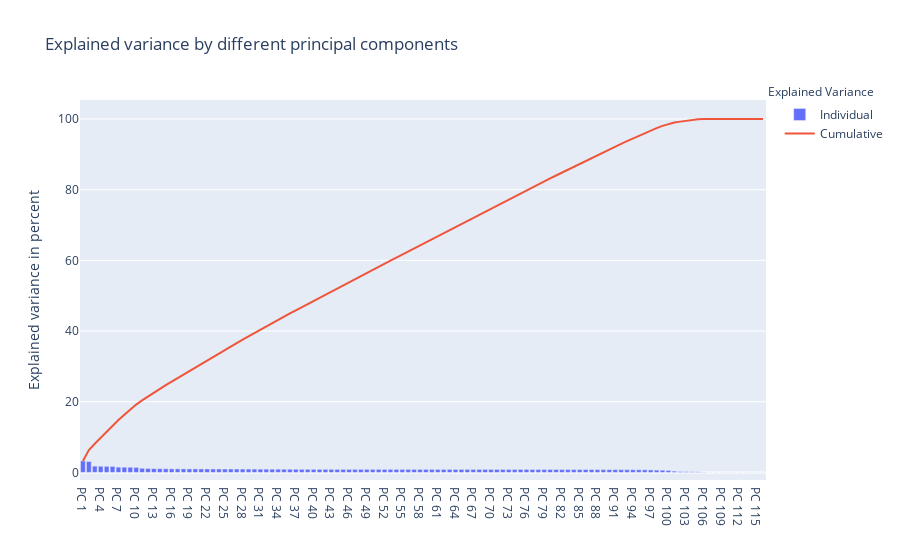

Source (notebook cell):
### Code cell
tot = sum(pca.explained_variance_ratio_)
var_exp = [(i / tot)*100 for i in sorted(pca.explained_variance_ratio_, reverse=True)]
cum_var_exp = np.cumsum(var_exp)

trace1 = dict(
    type='bar',
    x=['PC %s' %i for i in range(1,len(pca.explained_variance_ratio_)+1)],
    y=var_exp,
    name='Individual'
)

trace2 = dict(
    type='scatter',
    x=['PC %s' %i for i in range(1,len(pca.explained_variance_ratio_)+1)], 
    y=cum_var_exp,
    name='Cumulative'
)

data = [trace1, trace2]

layout=dict(
    title='Explained variance by different principal components',
    yaxis=dict(
        title='Explained variance in percent'
    ),
    annotations=list([
        dict(
            x=1.16,
            y=1.05,
            xref='paper',
            yref='paper',
            text='Explained Variance',
            showarrow=False,
        )
    ])
)

fig = dict(data=data, layout=layout)
plotly.offline.iplot(fig)

### Figure 1 — Plotly figure (JSON) as saved in the notebook; plotly's stock layout.template omitted (floating-point values rounded to 4 significant figures)
{"data": [{"name": "Individual", "type": "bar", "x": ["PC 1", "PC 2", "PC 3", "PC 4", "PC 5", "PC 6", "PC 7", "PC 8", "PC 9", "PC 10", "PC 11", "PC 12", "PC 13", "PC 14", "PC 15", "PC 16", "PC 17", "PC 18", "PC 19", "PC 20", "PC 21", "PC 22", "PC 23", "PC 24", "PC 25", "PC 26", "PC 27", "PC 28", "PC 29", "PC 30", "PC 31", "PC 32", "PC 33", "PC 34", "PC 35", "PC 36", "PC 37", "PC 38", "PC 39", "PC 40", "PC 41", "PC 42", "PC 43", "PC 44", "PC 45", "PC 46", "PC 47", "PC 48", "PC 49", "PC 50", "PC 51", "PC 52", "PC 53", "PC 54", "PC 55", "PC 56", "PC 57", "PC 58", "PC 59", "PC 60", "PC 61", "PC 62", "PC 63", "PC 64", "PC 65", "PC 66", "PC 67", "PC 68", "PC 69", "PC 70", "PC 71", "PC 72", "PC 73", "PC 74", "PC 75", "PC 76", "PC 77", "PC 78", "PC 79", "PC 80", "PC 81", "PC 82", "PC 83", "PC 84", "PC 85", "PC 86", "PC 87", "PC 88", "PC 89", "PC 90", "PC 91", "PC 92", "PC 93", "PC 94", "PC 95", "PC 96", "PC 97", "PC 98", "PC 99", "PC 100", "PC 101", "PC 102", "PC 103", "PC 104", "PC 105", "PC 106", "PC 107", "PC 108", "PC 109", "PC 110", "PC 111", "PC 112", "PC 113", "PC 114", "PC 115", "PC 116"], "y": [3.238, 3.092, 1.786, 1.752, 1.734, 1.711, 1.502, 1.487, 1.469, 1.424, 1.182, 1.121, 1.083, 1.065, 1.043, 1.02, 1.014, 1.008, 1.004, 1.003, 0.9941, 0.9897, 0.9829, 0.9795, 0.9744, 0.9712, 0.9656, 0.9585, 0.954, 0.9456, 0.939, 0.9278, 0.9239, 0.9216, 0.9155, 0.9064, 0.9006, 0.8933, 0.8884, 0.8845, 0.8842, 0.8829, 0.8816, 0.8785, 0.878, 0.8765, 0.876, 0.8735, 0.8726, 0.8716, 0.8714, 0.8703, 0.8696, 0.8692, 0.8684, 0.8681, 0.8674, 0.8669, 0.8665, 0.8663, 0.866, 0.8653, 0.8648, 0.8646, 0.8643, 0.8637, 0.8633, 0.8628, 0.8619, 0.8605, 0.8601, 0.8576, 0.8568, 0.8564, 0.8552, 0.8522, 0.8509, 0.8488, 0.8461, 0.8441, 0.8357, 0.8345, 0.8279, 0.8273, 0.8237, 0.8226, 0.8182, 0.8131, 0.8095, 0.7985, 0.7943, 0.7819, 0.779, 0.7728, 0.7594, 0.7546, 0.7121, 0.6669, 0.6349, 0.573, 0.3759, 0.2661, 0.2642, 0.2052, 0.1878, 0.08284, 9.803e-31, 2.209e-31, 1.845e-31, 1.423e-31, 9.218e-32, 7.959e-32, 6.929e-32, 3.285e-32, 2.492e-32, 6.136e-33]}, {"name": "Cumulative", "type": "scatter", "x": ["PC 1", "PC 2", "PC 3", "PC 4", "PC 5", "PC 6", "PC 7", "PC 8", "PC 9", "PC 10", "PC 11", "PC 12", "PC 13", "PC 14", "PC 15", "PC 16", "PC 17", "PC 18", "PC 19", "PC 20", "PC 21", "PC 22", "PC 23", "PC 24", "PC 25", "PC 26", "PC 27", "PC 28", "PC 29", "PC 30", "PC 31", "PC 32", "PC 33", "PC 34", "PC 35", "PC 36", "PC 37", "PC 38", "PC 39", "PC 40", "PC 41", "PC 42", "PC 43", "PC 44", "PC 45", "PC 46", "PC 47", "PC 48", "PC 49", "PC 50", "PC 51", "PC 52", "PC 53", "PC 54", "PC 55", "PC 56", "PC 57", "PC 58", "PC 59", "PC 60", "PC 61", "PC 62", "PC 63", "PC 64", "PC 65", "PC 66", "PC 67", "PC 68", "PC 69", "PC 70", "PC 71", "PC 72", "PC 73", "PC 74", "PC 75", "PC 76", "PC 77", "PC 78", "PC 79", "PC 80", "PC 81", "PC 82", "PC 83", "PC 84", "PC 85", "PC 86", "PC 87", "PC 88", "PC 89", "PC 90", "PC 91", "PC 92", "PC 93", "PC 94", "PC 95", "PC 96", "PC 97", "PC 98", "PC 99", "PC 100", "PC 101", "PC 102", "PC 103", "PC 104", "PC 105", "PC 106", "PC 107", "PC 108", "PC 109", "PC 110", "PC 111", "PC 112", "PC 113", "PC 114", "PC 115", "PC 116"], "y": [3.238, 6.33, 8.115, 9.867, 11.6, 13.31, 14.81, 16.3, 17.77, 19.19, 20.38, 21.5, 22.58, 23.64, 24.69, 25.71, 26.72, 27.73, 28.73, 29.74, 30.73, 31.72, 32.7, 33.68, 34.66, 35.63, 36.59, 37.55, 38.51, 39.45, 40.39, 41.32, 42.24, 43.16, 44.08, 44.99, 45.89, 46.78, 47.67, 48.55, 49.44, 50.32, 51.2, 52.08, 52.96, 53.84, 54.71, 55.58, 56.46, 57.33, 58.2, 59.07, 59.94, 60.81, 61.68, 62.55, 63.41, 64.28, 65.15, 66.01, 66.88, 67.74, 68.61, 69.47, 70.34, 71.2, 72.06, 72.93, 73.79, 74.65, 75.51, 76.37, 77.22, 78.08, 78.94, 79.79, 80.64, 81.49, 82.33, 83.18, 84.01, 84.85, 85.68, 86.5, 87.33, 88.15, 88.97, 89.78, 90.59, 91.39, 92.18, 92.97, 93.74, 94.52, 95.28, 96.03, 96.74, 97.41, 98.04, 98.62, 98.99, 99.26, 99.52, 99.73, 99.92, 100, 100, 100, 100, 100, 100, 100, 100, 100, 100, 100]}], "layout": {"annotations": [{"showarrow": false, "text": "Explained Variance", "x": 1.16, "xref": "paper", "y": 1.05, "yref": "paper"}], "title": {"text": "Explained variance by different principal components"}, "yaxis": {"title": {"text": "Explained variance in percent"}}}}
